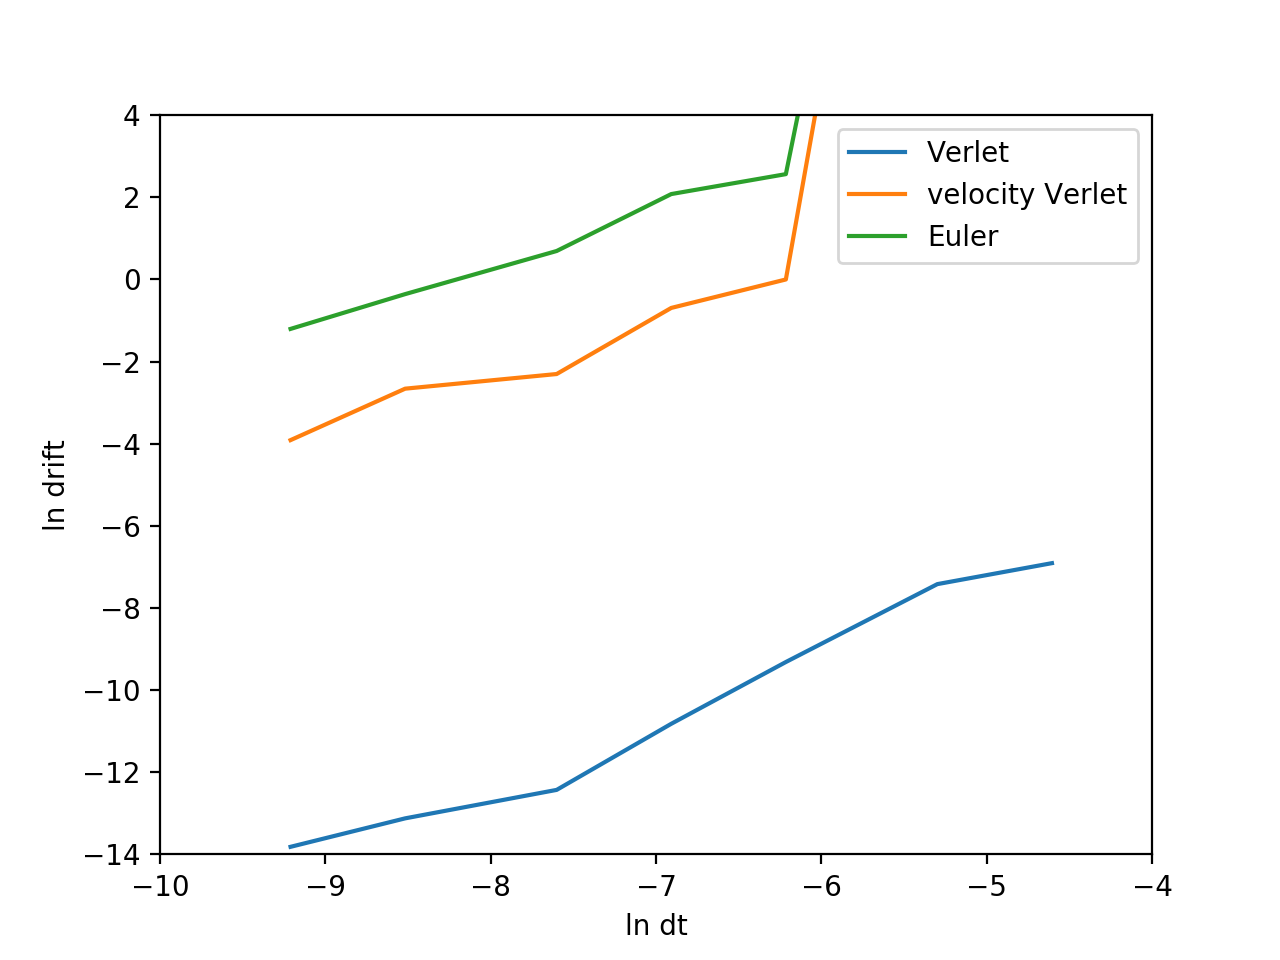

The script that drew this image:
import matplotlib.pyplot as pt
import math

dt = [1e-4, 2e-4, 5e-4, 1e-3, 2e-3, 5e-3, 1e-2]
dtl = [math.log(x) for x in dt]
dr = [1e-6, 2e-6, 4e-6, 2e-5, 9e-5, 6e-4, 1e-3]
dr2 = [2e-2, 7e-2, 1e-1, 5e-1, 1e0, 1e9, 1e9]
dr3 = [3e-1, 7e-1, 2e0, 8e0, 1.3e1, 1e9, 1e9]
drl = [math.log(x) for x in dr]
drl2 = [math.log(x) for x in dr2]
drl3 = [math.log(x) for x in dr3]

pt.plot(dtl, drl, label = 'Verlet')
pt.plot(dtl, drl2, label = 'velocity Verlet')
pt.plot(dtl, drl3, label = 'Euler')
pt.xlim((-10, -4))
pt.ylim((-14, 4))
pt.xlabel(r'ln dt')
pt.ylabel(r'ln drift')
pt.legend()
pt.show()
